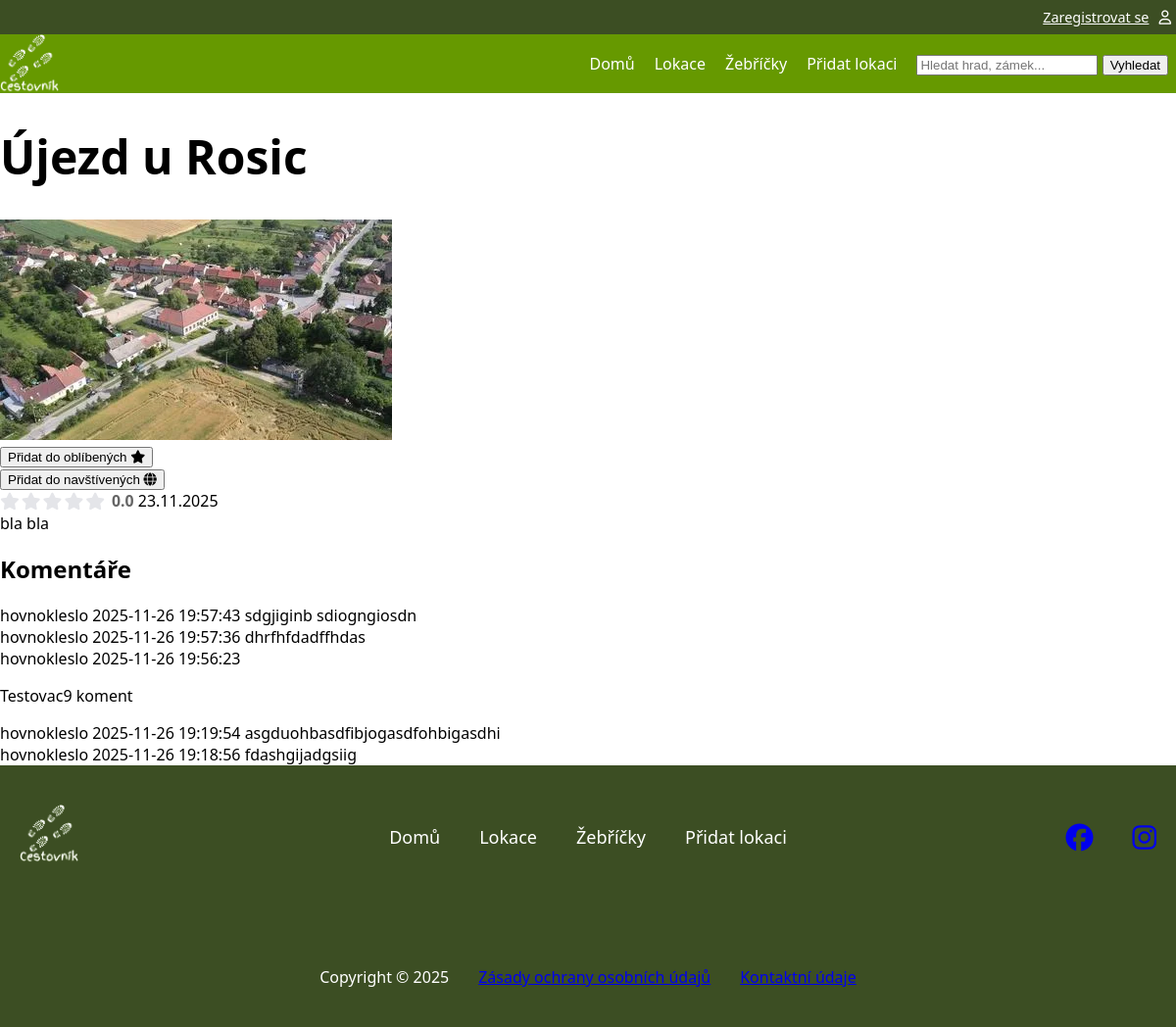
The page /locations/5 on the database as committed earlier.
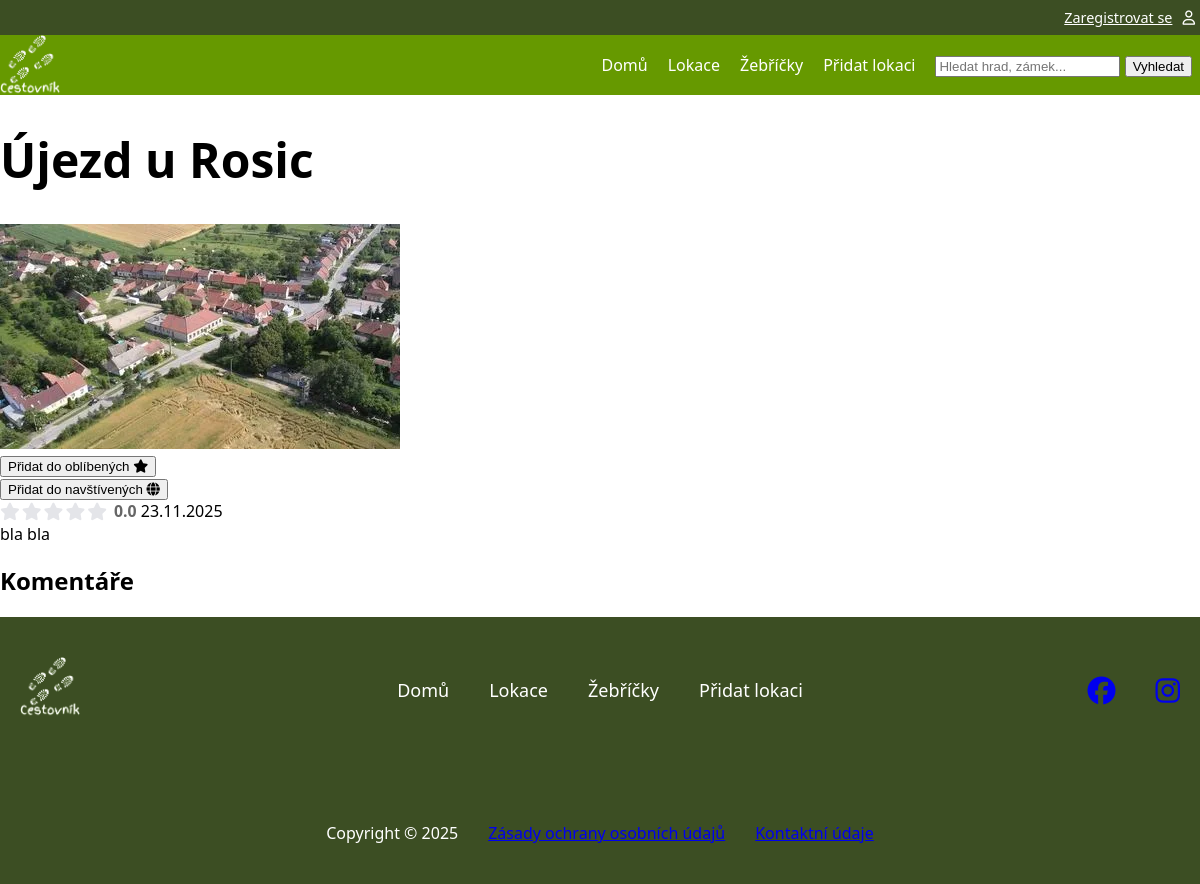
The same page on the database as committed later.
### tables this page shows
CREATE TABLE "location"
(
    id                  INTEGER
        primary key autoincrement,
    name                VARCHAR                   not null,
    description         VARCHAR,
    date_location_added TEXT default current_date not null,
    id_user             INTEGER                   not null
        constraint location_user_id_fk
            references user
            on delete cascade,
    id_status           INTEGER                   not null
        constraint location_location_status_id_fk
            references location_status
);

CREATE TABLE "photo"
(
    id          INTEGER
        primary key autoincrement,
    name        VARCHAR not null,
    alt_text    VARCHAR,
    url         VARCHAR not null,
    id_location INTEGER not null
        references location
            on delete cascade
);

CREATE TABLE "comment"
(
    id           INTEGER
        primary key autoincrement,
    text         VARCHAR                        not null,
    id_user      INTEGER                        not null
        references user
            on delete cascade,
    id_location  INTEGER                        not null
        references location,
    comment_time TEXT default current_timestamp not null
);

CREATE TABLE "user"
(
    id               INTEGER
        primary key autoincrement,
    name             VARCHAR not null,
    email            VARCHAR not null
        unique,
    password_hash    VARCHAR not null,
    id_role          INTEGER
        references role,
    id_auth_provider integer
        constraint user_auth_provider_id_fk
            references auth_provider
);

### pages/locations.py (the view)
@router.get("/locations/{location_id}", name="location_detail", response_class=HTMLResponse)
async def location_detail(request: Request, location_id: int,
                          svc_location: LocationService = Depends(locations_service),
                          svc_comments: LocationCommentsService = Depends(location_comments_service)):
    location = svc_location.get_location_by_id_with_photos_and_rating(location_id)
    comments = svc_comments.list_comments(location_id)
    user_status = {"is_favorite": False, "is_visited": False}
    user = request.session.get("user")
    if user:
        user_status = svc_location.get_user_interaction_status(user["id"], location_id)
    return request.app.state.templates.TemplateResponse(
        "location-detail.html",
        {
            "request": request,
            "title": location["name"],
            "location": location,  # Všechny informace o lokaci
            "comments": comments,
            "user_status": user_status  # Informace zda uživatel má přidanou lokaci do favorite/visited
        },
    )

### templates/location-detail.html (shortened to what this page needs)
{% extends "base.html" %}
{% block head %}
    <link rel="stylesheet" href="{{ url_for('static', path='css/rating.css') }}">
{% endblock %}
{% block content %}
    <h1>{{ title }}</h1>
    {% if location['photos'] %}
        <img alt="{{ location['photos'][0]['alt_text'] }}" src="/{{ location['photos'][0]['url'] }}">
    {% else %}
        <img alt="No photo" src="{{ url_for('static', path='img/web/noImage.webp') }}" class="noImage">
    {% endif %}
    <div>
        {% if user_status.is_favorite %}
            <form action="/locations/{{ location["id"] }}/favorite/remove" method="post">
                <button type="submit">Oblíbené (Odebrat) <i class="fa-solid fa-xmark"></i></button>
            </form>
        {% else %}
            <form action="/locations/{{ location["id"] }}/favorite/add" method="post">
                <button type="submit">Přidat do oblíbených <i class="fa-solid fa-star"></i></button>
            </form>
        {% endif %}
        {% if user_status.is_visited %}
            <form action="/locations/{{ location["id"] }}/visited/remove" method="post">
                <button type="submit">Navštíveno (Odebrat) <i class="fa-solid fa-xmark"></i></button>
            </form>
        {% else %}
            <form action="/locations/{{ location["id"] }}/visited/add" method="post">
                <button type="submit">Přidat do navštívených <i class="fa-solid fa-globe"></i></button>
            </form>
        {% endif %}
    </div>
    <div class="rating-stars" title="Průměrné hodnocení: {{ (location['avg_rating'] or 0) | round(1) }}">
        {% set active_stars = location['avg_rating'] | int %}
        {% set inactive_stars = 5 - active_stars %}
        {% for i in range(inactive_stars) %}
            <i class="fa-solid fa-star star-inactive"></i>
        {% endfor %}
        <span class="rating-value">
        {% if location['avg_rating'] %}
            {{ location['avg_rating'] | round(1) }}
        {% else %}
            0.0
        {% endif %}
    </span>
    </div>
    {{ location['date_location_added'] }}<br>
    {{ location['description']  | safe }}
    <div>
        <h2>Komentáře</h2>
        {% for com in comments %}
            <div>
                {{ com["author"] }}
                {{ com["date"] }}
                {{ com["text"] | safe }}
            </div>
        {% endfor %}
    </div>
{% endblock %}

### templates/base.html (shortened to what this page needs)
<!DOCTYPE html>
<html lang="cs">
<head>
    <link rel="stylesheet" href="{{ url_for('static', path='css/style.css') }}">
    <link rel="stylesheet" href="{{ url_for('static', path='css/header.css') }}">
    <link rel="stylesheet" href="{{ url_for('static', path='css/footer.css') }}">
    <link rel="stylesheet" href="{{ url_for('static', path='css/icon.css') }}">
    <link rel="stylesheet" href="{{ url_for('static', path='css/location.css') }}">
    <link rel="stylesheet" href="https://cdnjs.cloudflare.com/ajax/libs/font-awesome/6.5.0/css/all.min.css">
{% block head %}{% endblock %}
</head>
<body>
<div class="header">
    <div class="upper-nav">
        {% if request.session.get('user') %}
            <a href="{{ url_for('logout') }}" class="upper-nav-items">Odhlásit se</a>
            <a href="{{ url_for('my_profile_page') }}" class="upper-nav-items"><i class="fa-solid fa-user"></i></a>
        {% else %}
            <a href="{{ url_for('register_page') }}" class="upper-nav-items">Zaregistrovat se</a>
            <a href="{{ url_for('login_page') }}" class="upper-nav-items"><i class="fa-regular fa-user"></i></a>
        {% endif %}
    </div>
    <div class="lower-nav">
        <div class="lower-nav-logo"><a href="{{ url_for('landing_page') }}"><img alt="logo"
                                                                                 src="{{ url_for('static', path='img/web/logo.webp') }}"></a>
        </div>
        <div class="lower-nav-items">
            <a href="{{ url_for('landing_page') }}" class="lower-nav-item">Domů</a>
            <a href="{{ url_for('list_locations_with_photos_rating') }}" class="lower-nav-item">Lokace</a>
            <a href="{{ url_for('rankings_page') }}" class="lower-nav-item">Žebříčky</a>
            <a href="{{ url_for('add_location_page') }}" class="lower-nav-item">Přidat lokaci</a>
            <form action="/search" method="get" class="lower-nav-item">
                <input type="text" name="search_term" placeholder="Hledat hrad, zámek..." required>
                <button type="submit">Vyhledat</button>
            </form>
        </div>
    </div>
</div>
{% block content %}{% endblock %}
<footer class="footer">
    <div class="footer-top">
        <div class="footer-logo">
            <a href="{{ url_for('landing_page') }}"><img alt="logo"
                                                         src="{{ url_for('static', path='img/web/logo.webp') }}"></a>
        </div>
        <nav class="footer-nav">
            <a href="{{ url_for('landing_page') }}" class="footer-nav-item">Domů</a>
            <a href="{{ url_for('list_locations_with_photos_rating') }}" class="footer-nav-item">Lokace</a>
            <a href="{{ url_for('rankings_page') }}" class="footer-nav-item">Žebříčky</a>
            <a href="{{ url_for('add_location_page') }}" class="footer-nav-item">Přidat lokaci</a>
        </nav>
        <div class="footer-icons">
            <a href="https://www.facebook.com/endurovojta173/" target="_blank"> <i class="fa-brands fa-facebook"></i></a>
            <a href="https://www.instagram.com/endurovojta173/" target="_blank"> <i class="fa-brands fa-instagram"></i></a>
        </div>
    </div>
    <div class="footer-bottom">
        <span>Copyright © 2025</span>
        <span><a href="{{ url_for('privacy_policy_page') }}">Zásady ochrany osobních údajů</a></span>
        <span><a href="{{ url_for('contact_page') }}">Kontaktní údaje</a></span>
    </div>
</footer>
</body>
</html>

### static/css/style.css (style rules this page uses)
:root { font-family: system-ui, -apple-system, Segoe UI, Roboto, sans-serif; --background-color: white; --text-color: black; --navbar-background-color: #669900; --footer-background-color: #3c4e23; --white-text-color: white; font-size: 16px; }
html, body { margin:0; padding: 0; background: var(--background-color); width: 100%; }
h1 { font-size: 3em; }

### static/css/header.css (style rules this page uses)
.header { width: 100%; position: sticky; top: 0; z-index: 1000; }
.upper-nav { display: flex; flex-direction: row; align-items: center; width: 100%; background-color: var(--footer-background-color); justify-content: flex-end; font-size: 0.9rem; padding: 1vh 0 1vh 0; }
.upper-nav-items { margin-left: 5px; margin-right: 5px; color: var(--white-text-color); }
.lower-nav { display: flex; flex-direction: row; align-items: center; max-height: 10vh; justify-content: space-between; width: 100%; background-color: var(--navbar-background-color, #333); }
.lower-nav-logo { width: 60px; height: 60px; }
.lower-nav-logo img { width: 100%; height: 100%; object-fit: contain; display: block; }
.lower-nav-items { display: flex; gap: 20px; padding-right: 1vh; }
.lower-nav-item { color: var(--white-text-color, #fff); text-decoration: none; font-size: 1rem; font-weight: 500; }

### static/css/footer.css (style rules this page uses)
.footer { width: 100%; background-color: var(--footer-background-color); color: white; padding: 40px 0; display: flex; flex-direction: column; gap: 30px; }
.footer-top { display: grid; grid-template-columns: 1fr auto 1fr; align-items: center; padding-bottom: 70px; }
.footer-logo { padding-left: 20px; }
.footer-logo img { width: 60px; height: 60px; object-fit: contain; }
.footer-nav { display: flex; justify-content: center; gap: 40px; }
.footer-nav-item { color: white; text-decoration: none; font-size: 18px; }
.footer-top i { justify-self: end; font-size: 28px; margin-left: 20px; cursor: pointer; }
.footer-icons { display: flex; justify-content: flex-end; gap: 20px; padding-right: 20px; font-size: 28px; justify-self: end; }
.footer-icons i { cursor: pointer; }
.footer-bottom { display: flex; justify-content: center; gap: 30px; font-size: 16px; }

### static/css/rating.css (style rules this page uses)
.rating-stars { display: inline-flex; align-items: center; gap: 2px; font-size: 1.1em; }
.star-inactive { color: #e4e5e9; }
.rating-value { margin-left: 5px; font-weight: bold; color: #666; font-size: 0.9em; }

Rows that differ between the two databases and show on the page:
removed comment: author "hovnokleslo", date "2025-11-26 19:57:43", text "sdgjiginb sdiogngiosdn"
removed comment: author "hovnokleslo", date "2025-11-26 19:57:36", text "dhrfhfdadffhdas"
removed comment: author "hovnokleslo", date "2025-11-26 19:56:23", text "Testovac9 koment"
removed comment: author "hovnokleslo", date "2025-11-26 19:19:54", text "asgduohbasdfibjogasdfohbigasdhi"
removed comment: author "hovnokleslo", date "2025-11-26 19:18:56", text "fdashgijadgsiig"
